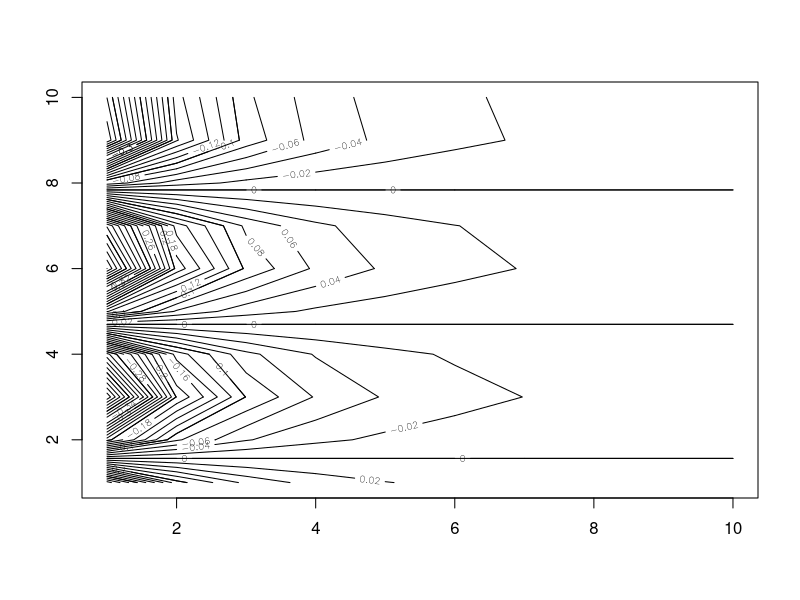
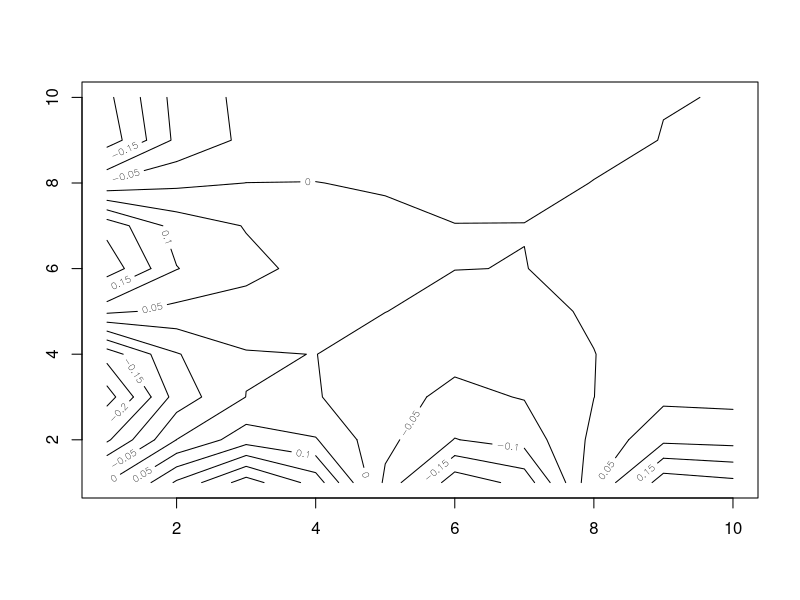
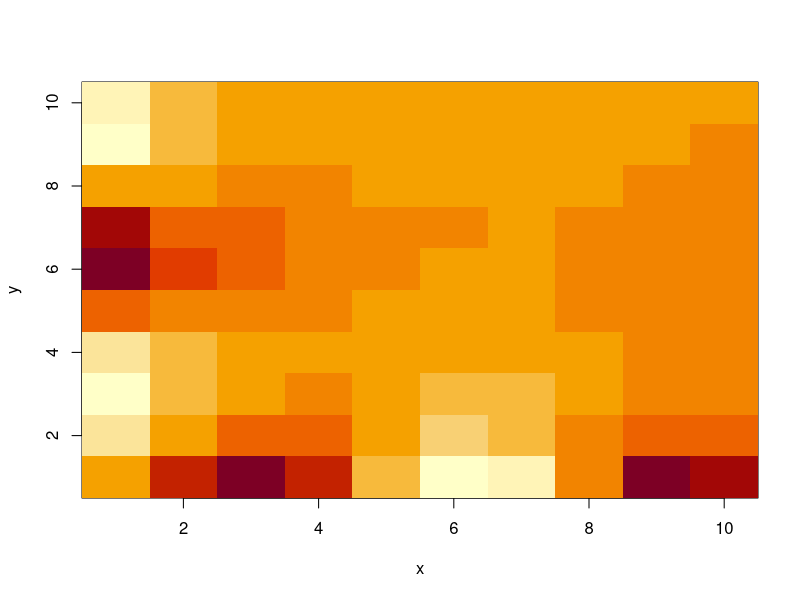
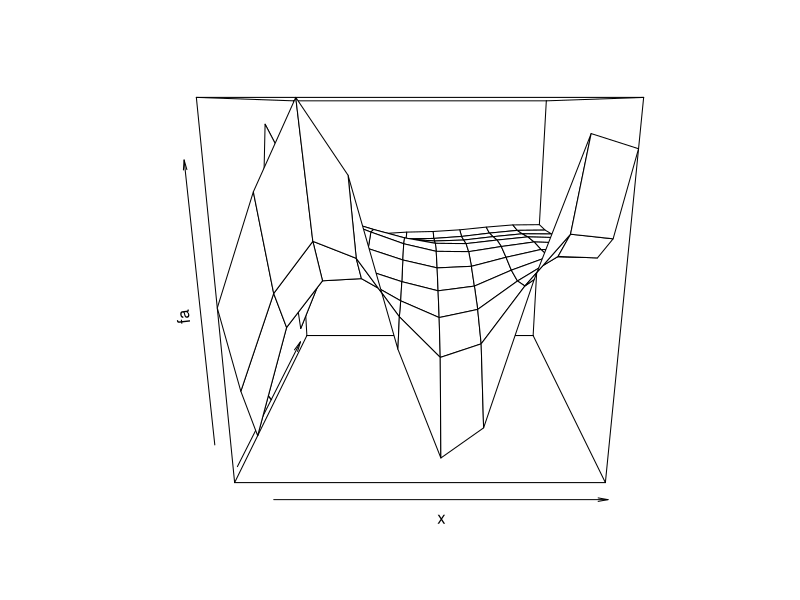
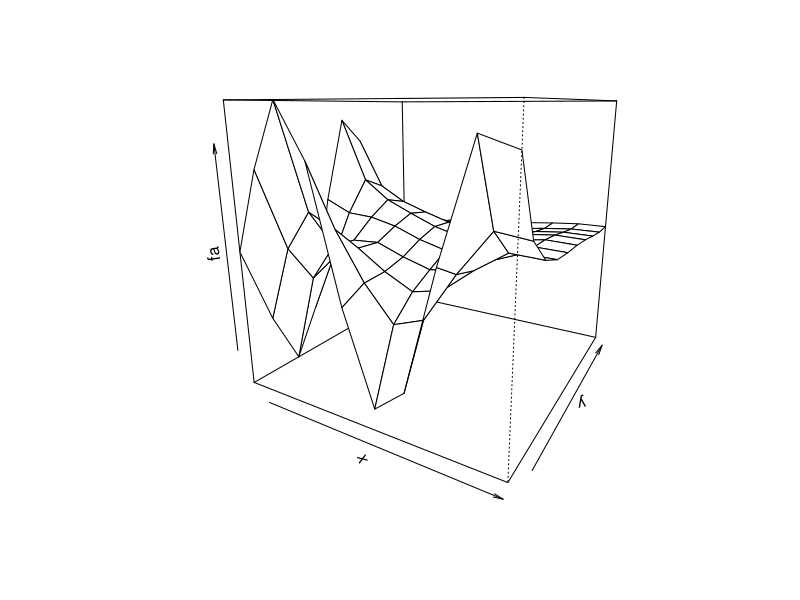
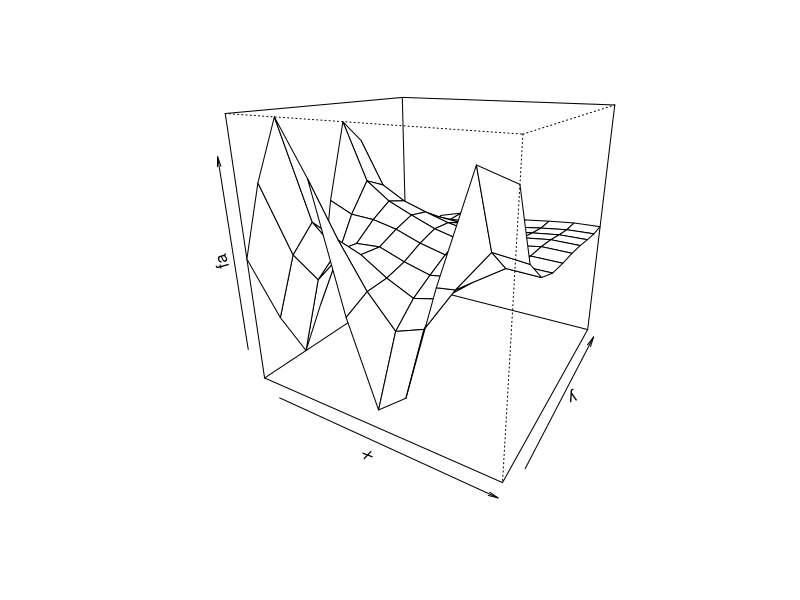
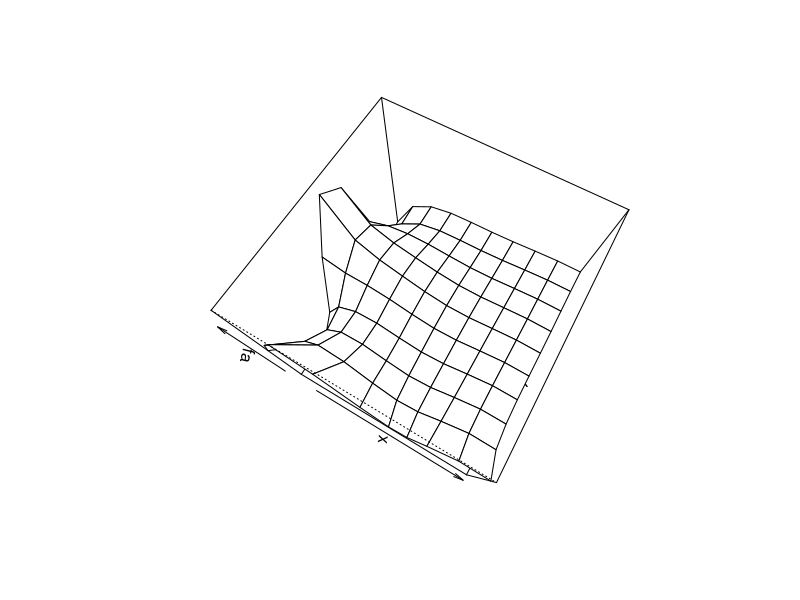
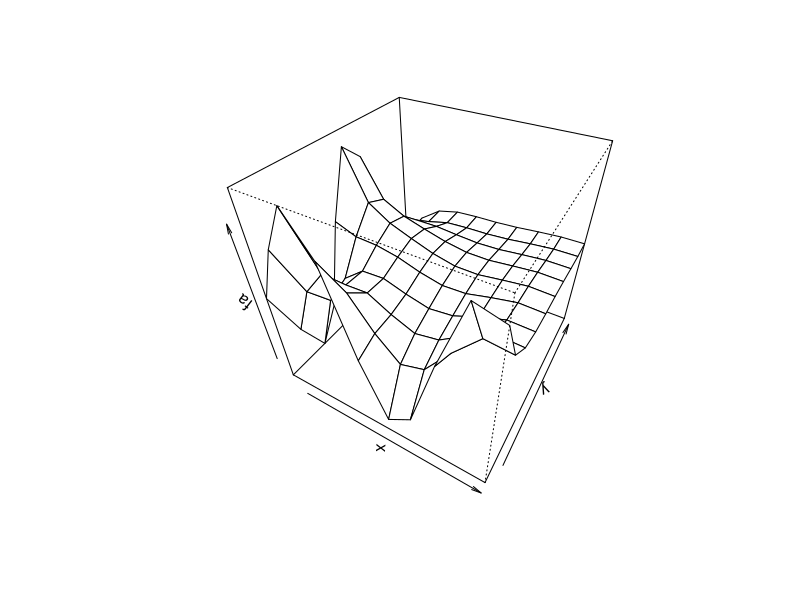

Here is the R script that generated these plots, in order:
## ---- chunk 1
knitr::opts_chunk$set(echo = TRUE)
## ---- chunk 2
x=seq (1 ,10)
y=seq (1 ,10)
y=x
f= outer (x,y, function (x,y)cos (y)/(1+x ^2) ) # outer:外积;f是二维数组
contour (x,y,f)
contour (x,y,f, nlevels =45, add =T)
fa=(f-t(f))/2 # t():Matrix Transpose
contour (x,y,fa , nlevels =15)
## ---- chunk 3
image (x,y,fa)
# 颜色取决于z value(fa)

persp (x,y,fa)
persp (x,y,fa ,theta =30)
persp (x,y,fa ,theta =30, phi =20)
persp (x,y,fa ,theta =30, phi =70)
persp (x,y,fa ,theta =30, phi =40)
